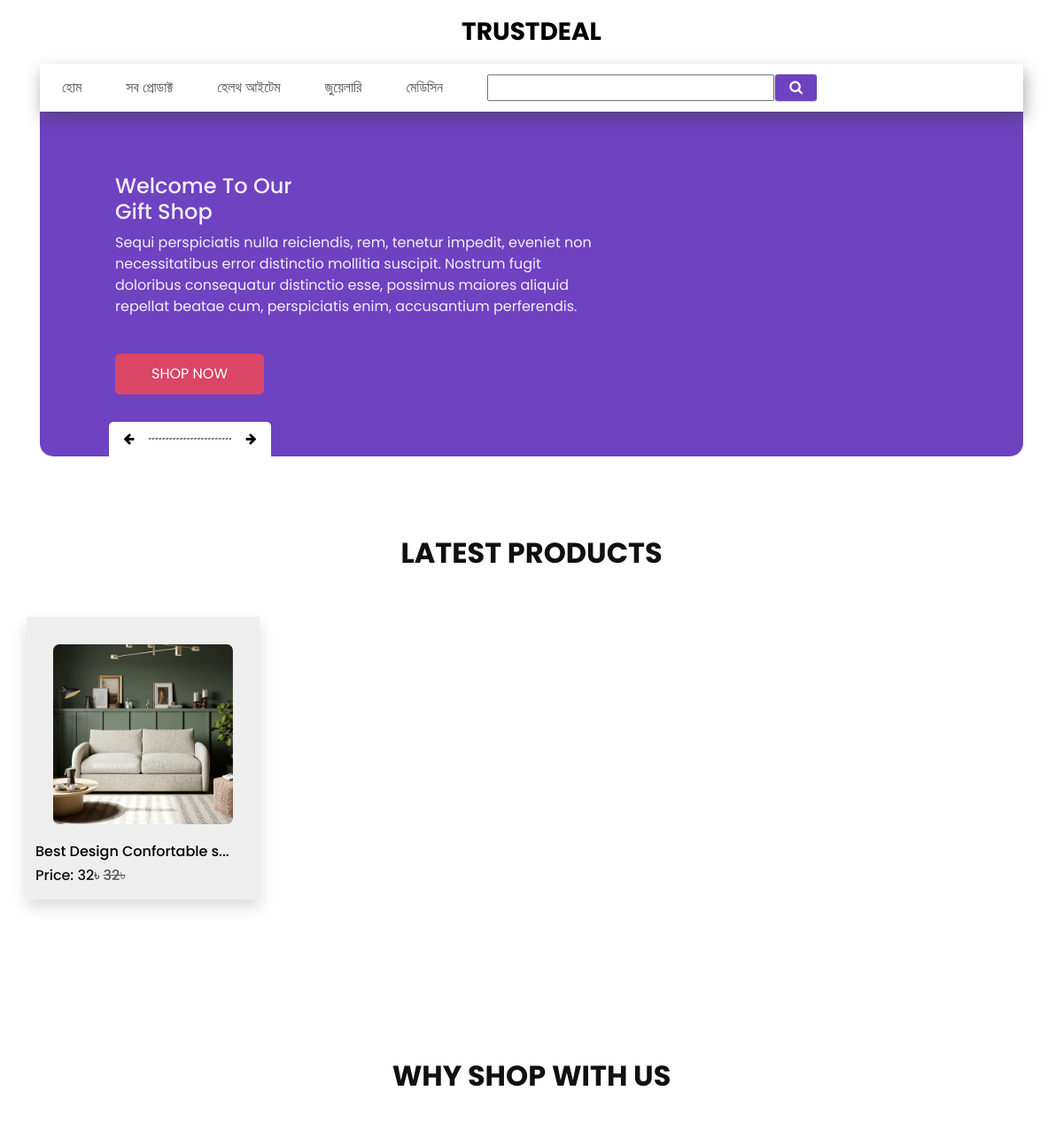
The app's page / (upper part), older data.
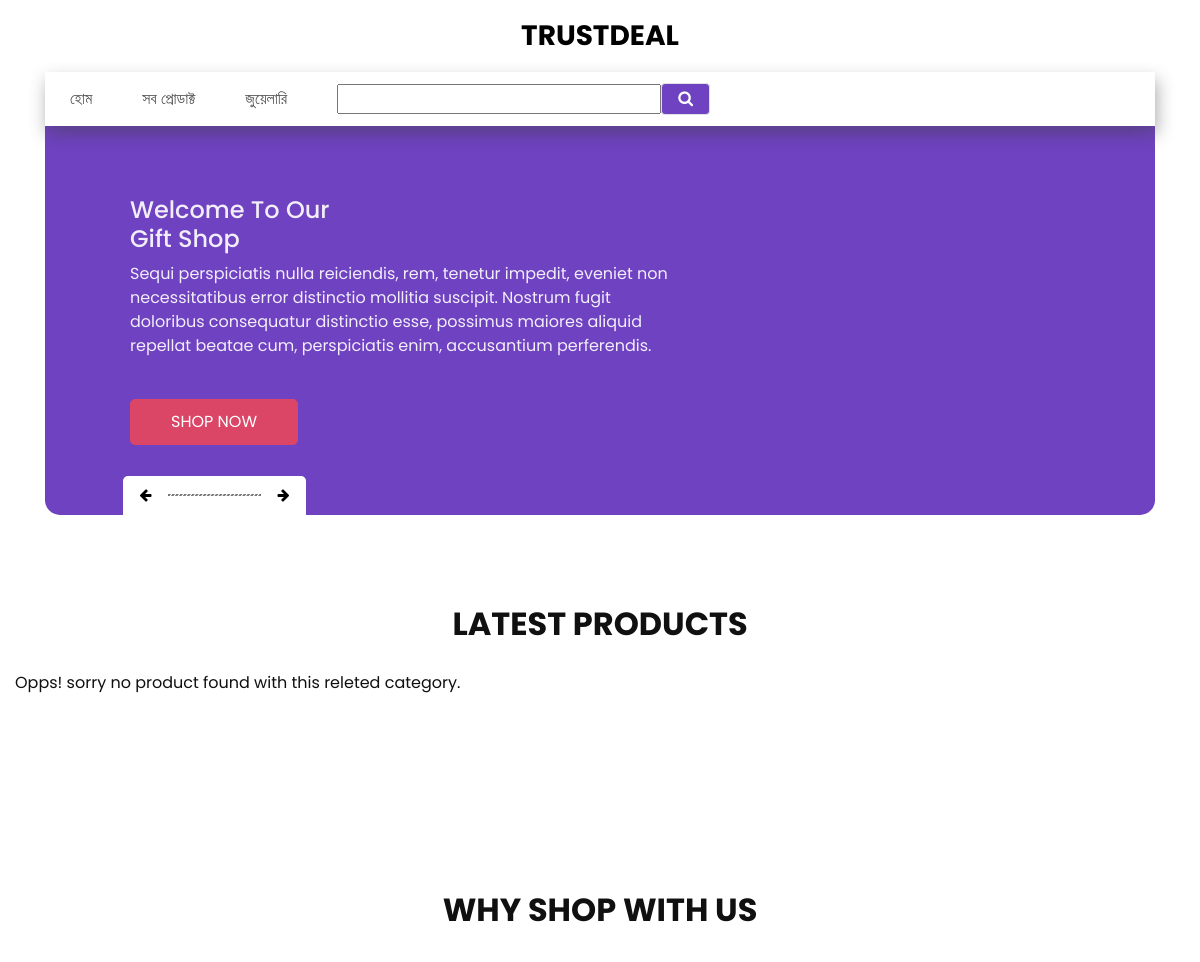
The same page, newer data.
### shop/models.py (models this page shows, shortened)
class Category(models.Model):
    name = models.CharField(max_length=120)
    create_at = models.DateTimeField(auto_now_add=True)

class Product(models.Model):
    name = models.CharField(max_length=360)
    slug = models.SlugField(unique=True ,null=True, blank=True)
    category = models.ForeignKey(Category, on_delete=models.CASCADE)
    quentity = models.IntegerField(default=1)
    regular_price = models.IntegerField(default=1)
    discount_price = models.IntegerField(default=0)
    Product_image = models.ImageField(upload_to='product')
    product_more_image1 = models.ImageField(upload_to='more image', blank=True, null=True)
    product_more_image2 = models.ImageField(upload_to='more image', blank=True, null=True)
    product_more_image3 = models.ImageField(upload_to='more image', blank=True, null=True)
    product_more_image4 = models.ImageField(upload_to='more image', blank=True, null=True)
    video_id = models.URLField(max_length=600, null=True, blank=True)
    is_new = models.BooleanField(default=False)
    is_featured = models.BooleanField(default=False)
    product_details = models.TextField()

### shop/views.py (the view)
# urls.py: path('', views.home, name='home'),
def home(request):
    search_value = None
    filter_value = request.GET.get('filter-product')
    products = Product.objects.select_related('category')
    feturd_product = products.filter(is_featured=True)
    category = get_naviget_item()
    if filter_value:
        search_value = products.filter(name__icontains=filter_value)
    context = {
        'category':category,
        'feturd_product':feturd_product,
        'search_value':search_value
    }
    return render(request, 'home.html', context)

### shop/views.py (called while the page is built)
def get_naviget_item():
    return Category.objects.all()

### templates/home.html (shortened to what the changed rows need)
{% extends "base.html" %}
{% block body %}
{% if search_value %}
<section class="shop_section layout_padding">
  <div class="container">
      <div class="row">
          {% for i in search_value %}
          <div class="col-sm-6 col-md-4 col-lg-3">
              <div class="box shadow">
                  <a href="{% url 'shop:single_product' slug=i.slug %}">
                      <div class="img-box product_img">
                          <img src="{{i.Product_image.url}}" style="border-radius: 5px;" alt="No Image Found">
                      </div>
                      <div>
                          <a href="{% url 'shop:single_product' slug=i.slug %}">
                              <h6>
                                  {{i.name|slice:":25"}}...
                              </h6>
                          </a>
                          <h6>
                              Price:
                              {% if i.discount_price == 0 %}
                              <span>
                                  {{i.regular_price}}&#2547;
                              </span>
                              {% else %}
                              <span>
                                  {{i.discount_price}}&#2547;
                                  <del style="color: rgb(88, 88, 88);">{{i.regular_price}}&#2547;</del>
                              </span>
                              {% endif %}
                          </h6>
                      </div>
                      {% if i.is_new %}
                      <div class="new">
                          <span>
                              New
                          </span>
                      </div>
                      {% endif %}
                  </a>
              </div>
          </div>
          {% endfor %}
      </div>
  </div>
</section>
{% else %}
<section class="shop_section layout_padding">
    <div class="container">
      <div class="heading_container heading_center">
        <h2>
          Latest Products
        </h2>
      </div>
      <div class="row">
        {% if feturd_product %}
            {% for i in feturd_product %}
            <div class="col-sm-6 col-md-4 col-lg-3">
                <div class="box shadow">
                    <a href="{% url 'shop:single_product' slug=i.slug %}">
                        <div class="img-box product_img">
                            <img src="{{i.Product_image.url}}" style="border-radius: 5px;" alt="">
                        </div>
                        <div>
                            <a href="{% url 'shop:single_product' slug=i.slug %}">
                                <h6>
                                    {{i.name|slice:":25"}}...
                                </h6>
                            </a>
                            <h6>
                                Price:
                                {% if i.discount_price == 0 %}
                                <span>
                                    {{i.regular_price}}&#2547;
                                </span>
                                {% else %}
                                <span>
                                    {{i.discount_price}}&#2547;
                                    <del style="color: rgb(88, 88, 88);">{{i.regular_price}}&#2547;</del>
                                </span>
                                {% endif %}
                            </h6>
                        </div>
                    </a>
                </div>
            </div>
            {% endfor %}
            {% else %}
            <p>Opps! sorry no product found with this releted category.</p>
            {% endif %}
      </div>
    </div>
  </section>
  <section class="why_section layout_padding">
    <div class="container">
      <div class="heading_container heading_center">
        <h2>
          Why Shop With Us
        </h2>
      </div>
    </div>
  </section>
{% endif %}
{% endblock body %}

### templates/includ_files/header.html (shortened to what this page needs)
<header class="header_section">
    <nav class="navbar navbar-expand-lg custom_nav-container ">
        <a class="navbar-brand" href="/">
            <span>
                TRUSTDEAL
            </span>
        </a>
        <div class="collapse navbar-collapse" id="navbarSupportedContent">
            <ul class="navbar-nav  ">
                <li class="nav-item">
                    <a class="nav-link" href="/">হোম</a>
                </li>
                <li class="nav-item">
                    <a class="nav-link" href="{% url 'shop:shop' %}">সব প্রোডাক্ট</a>
                </li>
                {% for i in category %}
                <li class="nav-item">
                    <a class="nav-link" href="/shop/?filter={{i.name}}">{{i.name}}</a>
                </li>
                {% endfor %}
            </ul>
            <div class="user_option">
                <form class="form-inline" method="GET" action="{% url 'shop:search_item' %}">
                    <input type="text" name="filter-product" id="">
                    <button class="btn nav_search-btn border px-3 text-white -ml-4" style="padding: 0.2rem 0; background-color:#6f42c1" type="submit">
                        <i class="fa fa-search" aria-hidden="true"></i>
                    </button>
                </form>
            </div>
        </div>
    </nav>
</header>

Row changes from the older to the newer data that the page shows:
removed Category: name "হেলথ আইটেম"
removed Category: name "মেডিসিন"
removed Product: Product_image (picture), name "Best Design Confortable s", discount_price "32", regular_price "32"
Text that changed along with them:
text now shown: "Opps! sorry no product found with this releted category."
